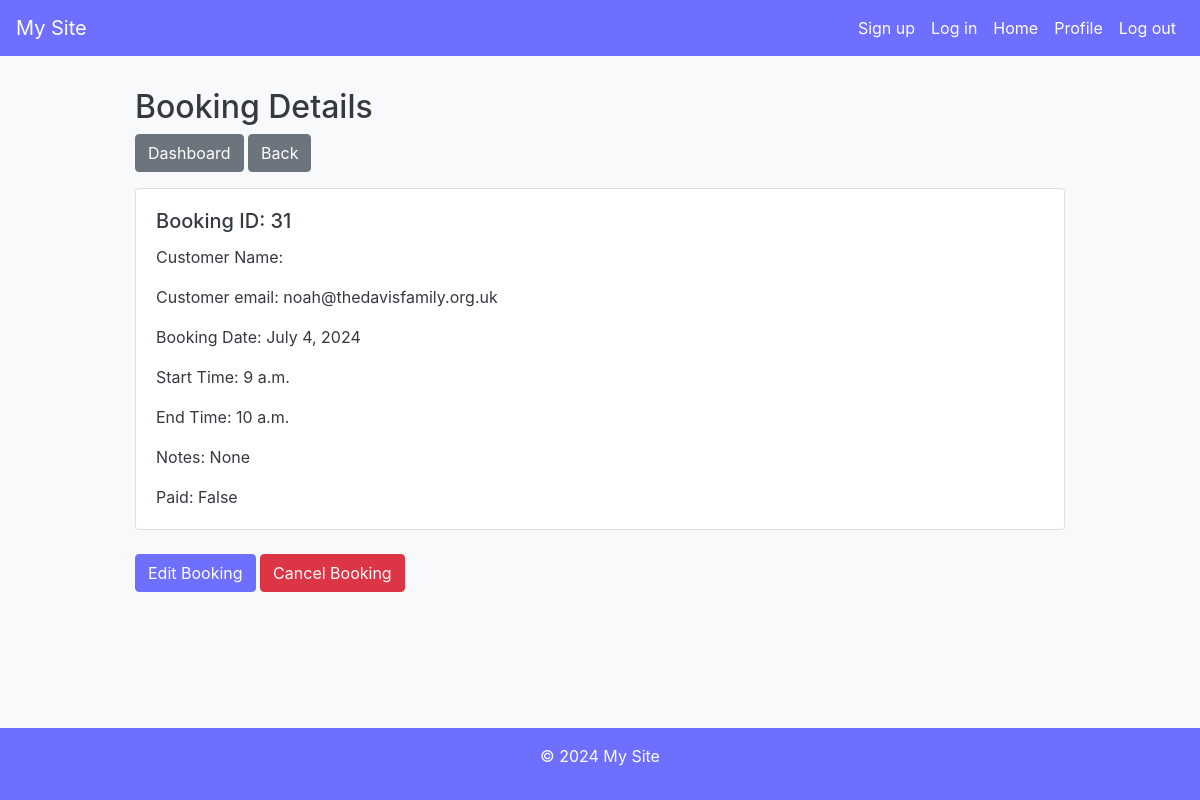
The page /facility/normal/booking/view/31 (signed in) on the database its author committed.
### customer/models.py (models this page shows, shortened)
class Booking(models.Model):
    user = models.ForeignKey(User, on_delete=models.CASCADE)
    sub_facility = models.ForeignKey(NormalFacility, on_delete=models.CASCADE)
    date = models.DateField()
    time = models.TimeField()
    paid = models.BooleanField(default=False)
    booking_notes = models.TextField(blank=True, null=True)  # Add this line

### business/views.py (the view)
# urls.py: path("facility/normal/booking/view/<int:booking_id>", viewBooking, name="viewBooking"),
@login_required_business
def viewBooking(request, booking_id):
    booking = get_object_or_404(Booking, id=booking_id)
    if booking.sub_facility.facility.business != request.user.business_link.business:
        raise Http404("Naughty naughty! You shouldn't be playing with the URL ;)")
    start_datetime = datetime.combine(booking.date, booking.time)
    end_datetime = start_datetime + timedelta(minutes=booking.sub_facility.slot_length)
    return render(request, 'view_booking.html', {
        'booking': booking,
        'start_time': booking.time,
        'end_time': end_datetime.time(),
        'user': request.user
    })

### business/templates/view_booking.html
{% extends "base.html" %}
{% block content %}
  <h2>Booking Details</h2>
  <p><a href="/business/dashboard" class="btn btn-secondary">Dashboard</a>
  <a href="/facility/normal/bookings/{{ booking.sub_facility_id}}" class="btn btn-secondary">Back</a></p>
  <div class="card">
    <div class="card-body">
      <h5 class="card-title">Booking ID: {{ booking.id }}</h5>
      <p class="card-text">Customer Name: {{ booking.user.first_name }} {{booking.user.last_name}}</p>
      <p class="card-text">Customer email: {{ booking.user.email }}</p>
      <p class="card-text">Booking Date: {{ booking.date }}</p>
      <p class="card-text">Start Time: {{ start_time }}</p>
      <p class="card-text">End Time: {{ end_time }}</p>
      <p class="card-text">Notes: {{ booking.booking_notes }}</p>
      <p class="card-text">Paid: {{ booking.paid }}</p>
    </div>
  </div><br>
  <p><a href="/facility/normal/booking/edit/{{ booking.id }}" class="btn btn-primary">Edit Booking</a>
  <a href="/facility/normal/booking/delete/{{ booking.id }}" class="btn btn-danger">Cancel Booking</a></p>
{% endblock %}

### templates/base.html (style rules this page uses)
:root { --primary: #6E6EFF; --secondary: #ffffff; --success: #28a745; --info: #17a2b8; --warning: #ffc107; --danger: #dc3545; --light: #f8f9fa; --dark: #343a40; }
body { background-color: var(--light); color: var(--dark); display: flex; flex-direction: column; min-height: 100vh; }
.btn-primary { background-color: var(--primary); border-color: var(--primary); }

### rows shown on the page
Booking: id "31", user.email "noah@thedavisfamily.org.uk", date "July 4, 2024", time "9 a.m.", booking_notes "None", paid "False"

### other values the page prints
{{ end_time }} "10 a.m."
